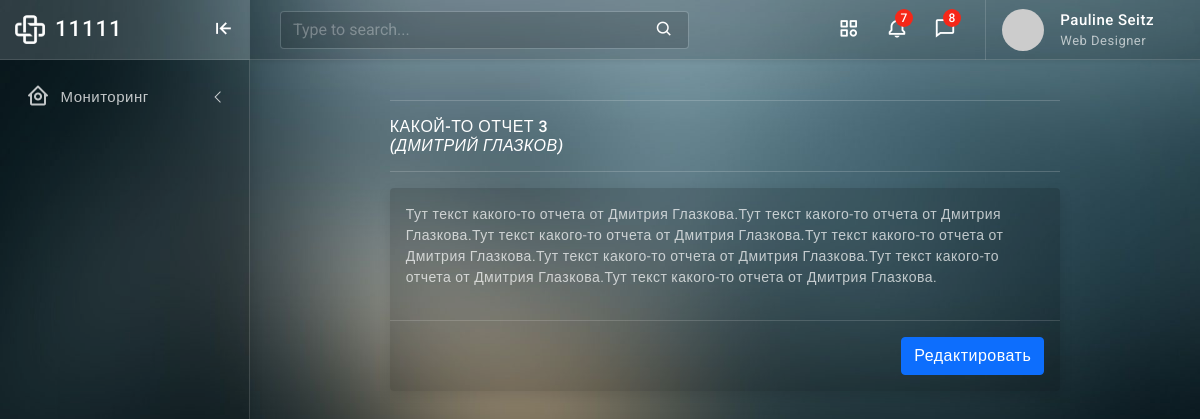
Before: /note/3/ with the older database file.
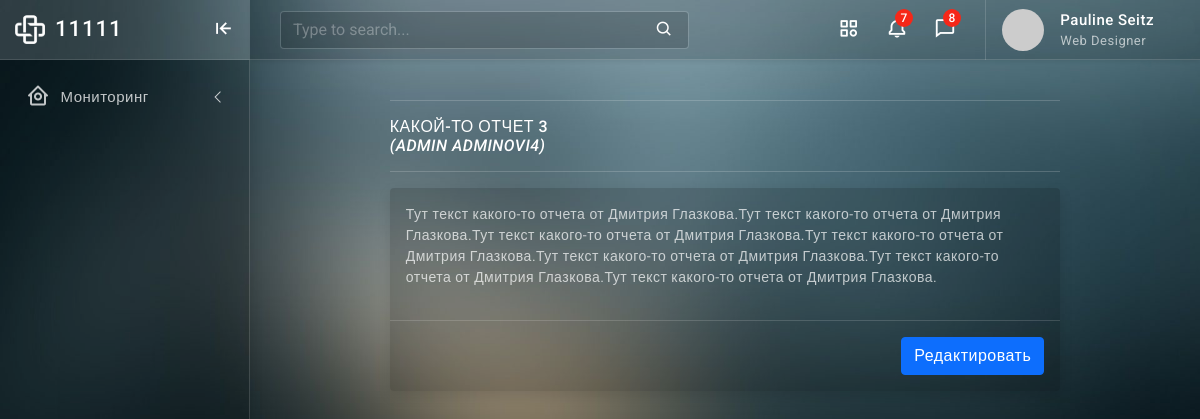
After: the same page with the newer database file.
### notes/models.py (models this page shows, shortened)
class Note(models.Model):
    title = models.CharField("Заголовок", max_length=100)
    user = models.ForeignKey('NoteAuthor', on_delete=models.SET_NULL, blank=True, null=True, verbose_name='Пользователь')
    created = models.DateField("Создана", auto_now=True)
    status = models.BooleanField("Закрыто?", default=False)
    textarea = models.TextField("Поле для отчета", max_length=1000)
    class Meta:
        verbose_name = 'Отчет'
        verbose_name_plural = 'Отчеты'

class NoteAuthor(models.Model):
    name = models.CharField("Имя", max_length=20)
    surname = models.CharField("Фамилия", max_length=20)
    post = models.CharField(max_length=1, choices=POST_CHOICES, default="Оператор", verbose_name="Должность")
    class Meta:
        verbose_name = 'Пользователь'
        verbose_name_plural = 'Пользователи'
    def __str__(self):
        return '{0} {1}'.format (self.name, self.surname)

### notes/views.py (the view)
# urls.py: path('note/<int:pk>/', views.NoteDetailView.as_view(), name='note-detail'),
class NoteDetailView(generic.DetailView):
    model = Note

### templates/notes/note_detail.html
{% extends 'notes/layout.html' %}
{% block content %}
<div class="page-wrapper">
  <div class="page-content">
    <div class="row">
      <div class="col-xl-9 mx-auto">
        <hr>
        <h6 class="mb-0 text-uppercase">{{ note.title }}<p><em>({{ note.user }})</em></p></h6>
        <hr/>
        <div class="card">
          <div class="card-body">
            <p>{{ note.textarea }}</p>
          </div>
          <div class="modal-footer">
            <button type="button" class="btn btn-primary"><a href="{% url 'note-edit' note.id %}">Редактировать</a></button>
          </div>
        </div>
      </div>
    </div>
  </div>
</div>
{% endblock content %}

Changed rows visible on the page:
changed through a linked row, Note "КАКОЙ-ТО ОТЧЕТ 3": user "ДМИТРИЙ ГЛАЗКОВ" → "ADMIN ADMINOVI4"
